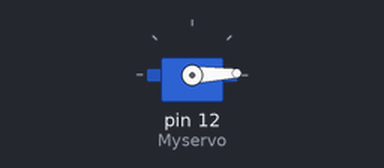
A sketch run on a simulated Arduino Uno, built with avr-gcc and run on an emulated ATmega328P. Shown: servo.

Above: at 0.05 s.
At 0.7 s:
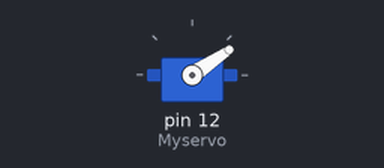
At 1.4 s:
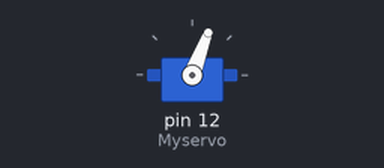
At 2.8 s:
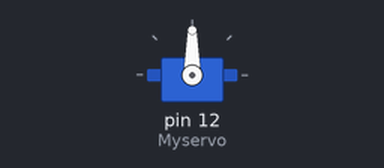
Timing chart, 0 to 6.5 s (numbered marks = the images above):
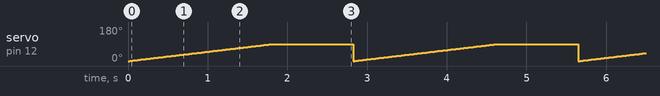

The sketch:

servo_testing.ino
```cpp
#include<Servo.h>
Servo Myservo;
int pos;
void setup()
{
Myservo.attach(12);
}

void loop()
{


for(pos=0;pos<=90;pos++){
Myservo.write(pos);
delay(20);
}
  delay(1000);

//  for(pos=90;pos>=0;pos--){
//Myservo.write(pos);
//delay(5);
//}
//  delay(1000);

}
```

Measured:
- by itself, servo on pin 12 (Myservo): ramps from 0° to 90° and jumps back, once every 2.8 s
